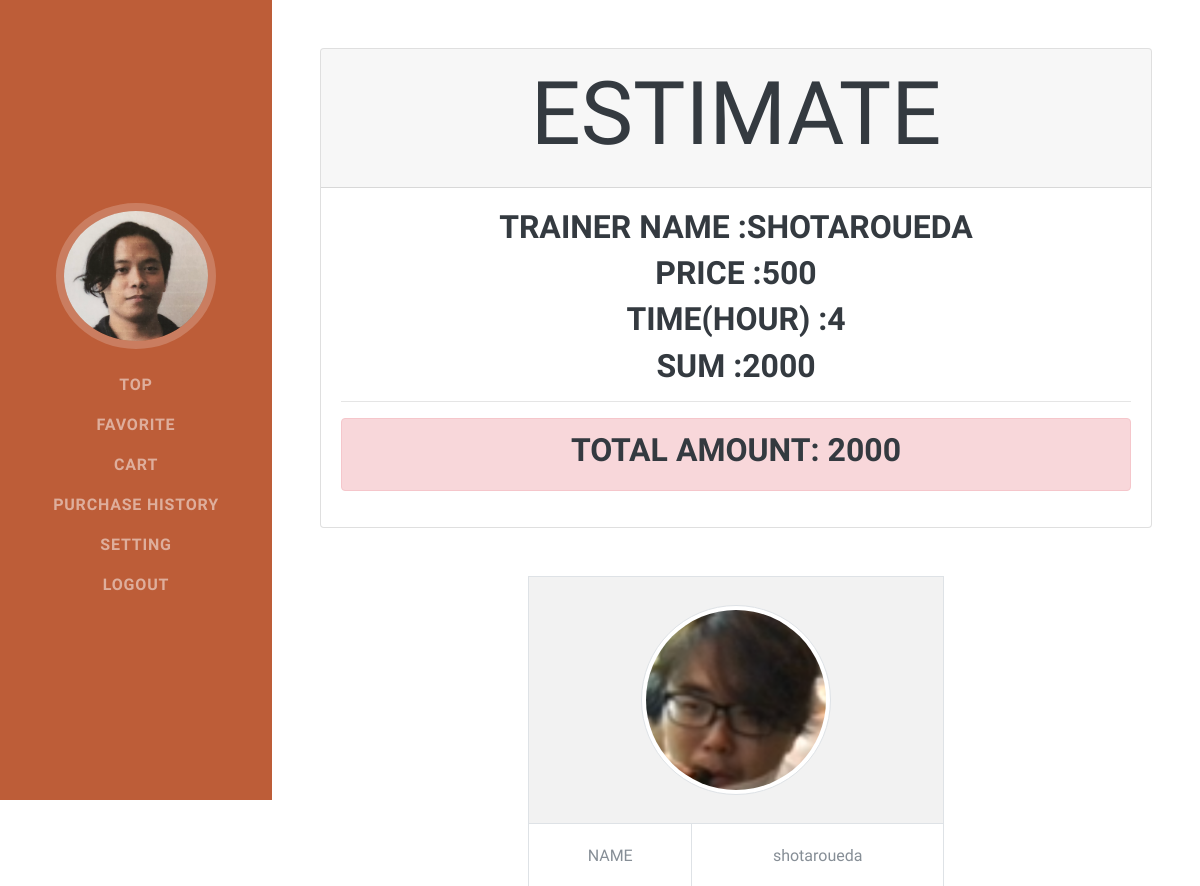
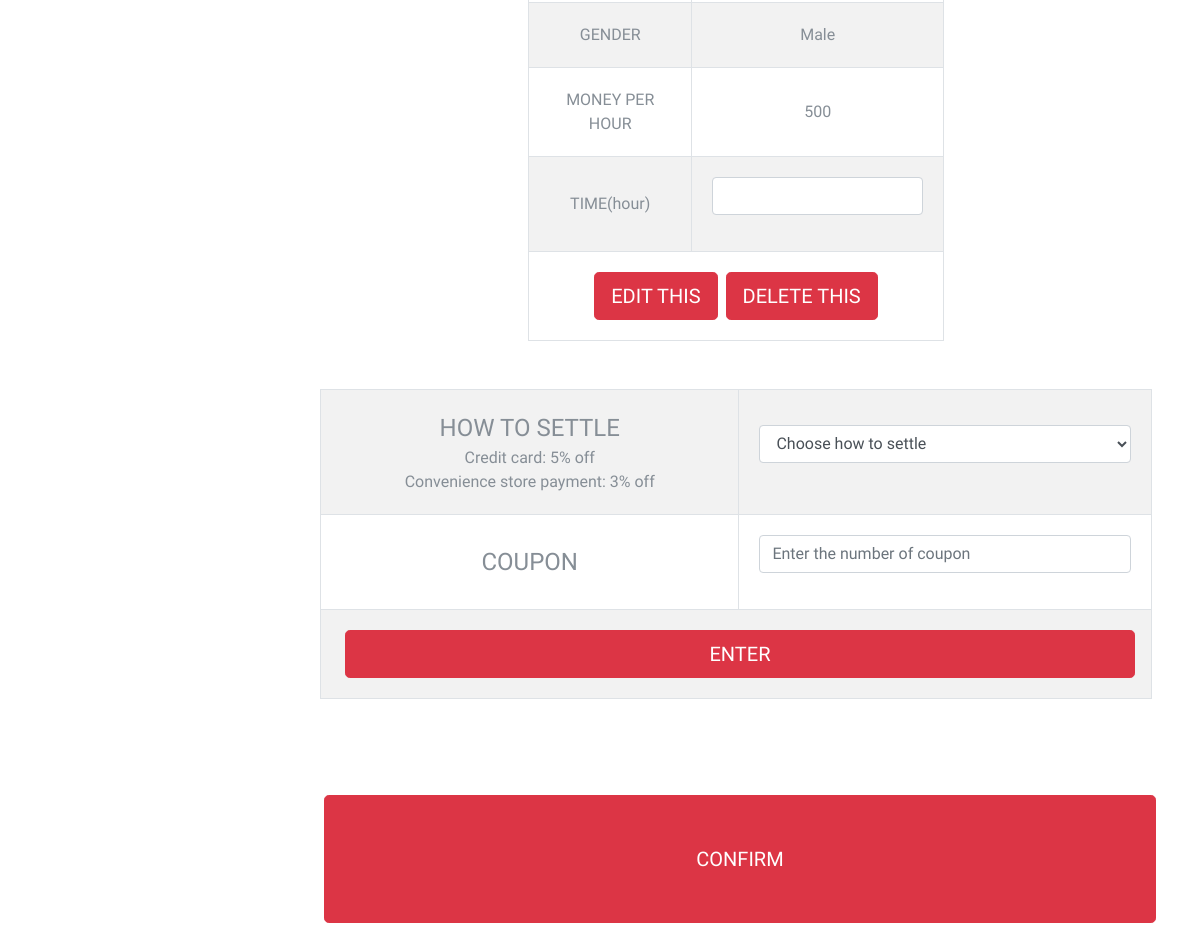
/cart.php (signed in), run on the app's committed database (2 pictures, top to bottom).
### tables this page shows
CREATE TABLE `users` (
  `user_id` int(100) NOT NULL,
  `user_fname` varchar(100) NOT NULL,
  `user_lname` varchar(100) NOT NULL,
  `user_email` varchar(100) NOT NULL,
  `user_status` varchar(100) DEFAULT NULL,
  `user_image` varchar(100) DEFAULT NULL,
  `login_id` int(100) NOT NULL
);

CREATE TABLE `cart` (
  `cart_id` int(100) NOT NULL,
  `user_id` int(100) NOT NULL,
  `trainer_id` int(100) NOT NULL,
  `quantity` int(100) NOT NULL
);

CREATE TABLE `product` (
  `trainer_id` int(100) NOT NULL,
  `trainer_fname` varchar(100) NOT NULL,
  `trainer_lname` varchar(100) NOT NULL,
  `trainer_uname` varchar(100) NOT NULL,
  `trainer_email` varchar(100) NOT NULL,
  `trainer_description` varchar(100) NOT NULL,
  `trainer_phone` varchar(100) NOT NULL,
  `trainer_address` varchar(100) NOT NULL,
  `trainer_gender` varchar(100) NOT NULL,
  `trainer_image` varchar(100) DEFAULT NULL,
  `trainer_price` int(100) NOT NULL
);

### classes/database.php (called while the page is built, shortened)
<?php
class Database{
    private $servername = 'localhost';
    private $username = 'root';
    private $password = 'root';
    private $database_name = 'fist_portfolio';
    public function __construct()
    {
        $this->conn = new mysqli($this->servername,$this->username,$this->password,$this->database_name);
        if($this->conn->connect_error){
            die('cannot connect'.$this->conn->connect_error);
        }else{
            return $this->conn;
        }
    }
}
?>

### user_action.php (called while the page is built, shortened)
<?php
include 'classes/user_class.php';
$Users = new User;
?>

### classes/user_class.php (called while the page is built, shortened)
<?php
include 'database.php';
class User extends Database{
    public function display_cart($id){
        $sql = "SELECT * FROM cart INNER JOIN users ON cart.user_id = users.user_id INNER JOIN product ON cart.trainer_id = product.trainer_id WHERE users.user_id ='$id'";
        $result = $this->conn->query($sql);
        if($result->num_rows>0){
            $row = array();
            while($rows = $result->fetch_assoc()){
                $row[]=$rows;
            }return $row;
        }else{
            header('location: cart_none.php');
        }
    }
    public function display_onesetting($userID){
        $sql = "SELECT * FROM users INNER JOIN login ON users.login_id = login.login_id WHERE users.user_id = '$userID'";
        $result = $this->conn->query($sql);
        if($result->num_rows>0){
            $row = array();
            while($rows = $result->fetch_assoc()){
                $row[]=$rows;
            }return $row;
        }else{
            die('cannot display one setting'.$this->conn->connect_error);
        }
    }
}
?>

### cart.php (the view, shortened to what this page needs)
<?php
    include 'user_action.php';
?>
<!DOCTYPE html>
<html lang="en">
<head>
  <link href="vendor/bootstrap/css/bootstrap.min.css" rel="stylesheet">
  <link href="vendor/fontawesome-free/css/all.min.css" rel="stylesheet">
  <link href="css/resume.min.css" rel="stylesheet">
</head>
<body class="d-flex flex-column">
    <?php include 'sidebar_user.php' ?>
    <section class="resume-section p-3 p-lg-5 d-flex justify-content-center">
        <div class="w-100 vh-100">
        <div id="page-content">
        <div class="row justify-content-center m-0 text-center">
        <div class='row justify-content-center m-0 text-center'>
        <div class='card w-100 mb-5'>
          <div class='card-header'>
              <h2 class='display-2'>ESTIMATE</h2>
          </div>
          <div class='card-body'>
          <?php
                $sum = 0;
                $dispaly = $Users->display_cart($userID);
                foreach($dispaly as $key => $row){
                  echo "<h3>TRAINER NAME :".$row['trainer_fname'].$row['trainer_lname']."</h3>";
                  echo "<h3>PRICE :".$row['trainer_price']."</h3>";
                  echo "<h3>TIME(hour) :".$row['quantity']."</h3>";
                  echo "<h3>SUM :".$row['trainer_price']*$row['quantity']."</h3>";
                  echo "<hr>";
                  $sum += $row['trainer_price']*$row['quantity'];
                }
                if(empty($_GET['settle'])){
                  echo "<div class='alert alert-danger'>";
                  echo "<h3>TOTAL AMOUNT: $sum</h3>";
                  echo "</div>";
                }
            ?>
          </div>
        </div>
      <?php
                foreach($dispaly as $key => $row){
                    $image = $row['trainer_image'];
                    $cart_id = $row['cart_id'];
                    echo "<table class='table-striped w-50 text-center mx-auto decline mb-5 table-bordered'>";
                    if($row['trainer_image']== null){
                        echo "<tr>";
                        echo "<td colspan=2><img src='upload/img.png' class='mt-2 mb-2 img-thumbnail rounded-circle'></td>";
                        echo "</tr>";
                      }else{
                        echo "<tr>";
                        echo "<td colspan=2><img src='upload/$image' class='mt-2 mb-2 img-thumbnail rounded-circle'></td>";
                        echo "</tr>";
                      }
                      echo "<tr>";
                      echo "<td>NAME</td><td>".$row['trainer_fname'].$row['trainer_lname']."</td>";
                      echo "</tr>";
                      echo "<tr>";
                      echo "<td>GENDER</td><td>".$row['trainer_gender']."</td>";
                      echo "</tr>";
                      echo "<tr>";
                      echo "<td>MONEY PER HOUR</td><td>".$row['trainer_price']."</td>";
                      echo "</tr>";
                      echo "<form action='user_action.php' method='post'>";
                      echo "<tr>";
                      echo "<td>TIME(hour)</td>";
                      echo "<td>";
                      echo "<div class='form-group'>";
                      echo "<input type='number' name='quan[]' class='form-control' >";
                      echo "</div>";
                      echo "</td>";
                      echo "</tr>";
                      echo "<tr>";
                      echo "<td colspan=2>";
                      echo "<button class='btn btn-lg btn-danger btn-inline-block text-uppercase mr-1 ml-1' type='submit' name='edit_cart'>EDIT THIS</button>";
                      echo "<a href='user_action.php?actiontype=delete&cart_id=$cart_id'  class='btn btn-lg btn-danger btn-inline-block text-uppercase mr-1 ml-1'>DELETE THIS</a>";
                      echo "</td>";
                      echo "</tr>";
                      echo "</table>";
                }
          ?>
            </div>
          <table class='table-striped w-100 text-center mx-auto decline mb-5 table-bordered'>
          <form action="user_action.php" method="post">
            <tr>
              <td><span class="font">HOW TO SETTLE</span><br>Credit card: 5% off<br>Convenience store payment: 3% off</td>
                <td>
                  <div class='form-group'>
                  <select name='settle' class='form-control' required>
                  <option value="" selected disabled>Choose how to settle</option>
                  </select>
                </div>
              </td>
            </tr>
            <tr>
              <td><span class="font">COUPON</span></td>
                <td>
                  <div class='form-group'>
                    <input type="text" name="coupon" placeholder="Enter the number of coupon" maxlength="9" class="form-control">
                </div>
              </td>
            </tr>
            <tr>
              <td colspan=2>
                <button class='btn btn-lg btn-danger btn-block text-uppercase mr-1 ml-1' type='submit' name='enter'>ENTER</button>
              </td>
            </tr>
            </form>
          </table>
          <?php
                echo "<form action='user_action.php' method='post' class='w-100 mt-5'>";
                    echo "<button class='btn btn-lg btn-danger btn-block text-uppercase p-5 mb-5 mr-1 ml-1' type='submit' name='confirm'>CONFIRM</button>";
                echo "</form>";
          ?>
        </div>
      </div>
    </section>
  </body>
</html>

### sidebar_user.php (shortened to what this page needs)
<?php
    if(empty($_SESSION['login_id'])){
      header('location: login.php');
    }elseif($_SESSION['user_status']=='admin'){
      header('location: admin.php');
    }else{
      $userID = $_SESSION['login_id'];
    }
?>
<nav class="navbar navbar-expand-lg navbar-dark bg-primary fixed-top" id="sideNav">
    <a class="navbar-brand js-scroll-trigger" href="setting.php">
      <span class="d-none d-lg-block">
        <?php
            $tenta = $Users->display_onesetting($userID);
            foreach($tenta as $key => $row){
              $image = $row['user_image'];
              if(empty($row['user_image'])){
                echo "<img class='img-fluid img-profile rounded-circle mx-auto mb-2' src='upload/dog.jpg'>";
              }else{
                echo "<img class='img-fluid img-profile rounded-circle mx-auto mb-2' src='upload/$image'> ";
              }
            }
        ?>
      </span>
    </a>
    <div class="collapse navbar-collapse" id="navbarSupportedContent">
      <ul class="navbar-nav">
      <li class="nav-item">
          <a class="nav-link js-scroll-trigger" href="trainerlist_new.php">TOP</a>
        </li>
        <li class="nav-item">
          <a class="nav-link js-scroll-trigger" href="trainerlist_favorite.php">Favorite</a>
        </li>
        <li class="nav-item">
          <a class="nav-link js-scroll-trigger" href="cart.php">Cart</a>
        </li>
        <li class="nav-item">
          <a class="nav-link js-scroll-trigger" href="trainerlist_history.php">Purchase History</a>
        </li>
        <li class="nav-item">
          <a class="nav-link js-scroll-trigger" href="setting.php">Setting</a>
        </li>
        <li class="nav-item">
          <a class="nav-link js-scroll-trigger" href="logout.php">Logout</a>
        </li>
      </ul>
    </div>
  </nav>

### cart.php (style rules this page uses)
html,body { height: 100%; }
.img-thumbnail { width:190px; height:190px; overflow: hidden; }
td { padding:20px; }
.font { font-size:24px; }

### data on the page
users: user_image (picture)
cart: trainer.trainer_fname "SHOTARO", trainer.trainer_lname "UEDA", trainer.trainer_price "500", quantity "4", $row['trainer_price']*$row['quantity'] "2000", trainer.trainer_image (picture), trainer.trainer_fname "shotaro", trainer.trainer_lname "ueda", trainer.trainer_gender "Male"

### other printed values
$sum "2000"
